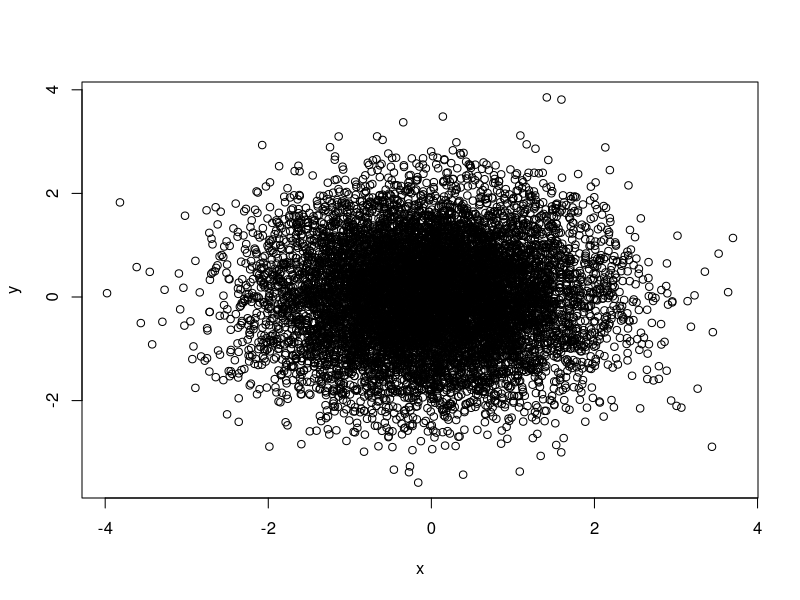

Write R code to recreate this figure. (Note: this script raises an error after producing the figure.)
library(ggplot2)
library(hexbin)

dat <- data.frame(x = rnorm(10000), y = rnorm(10000))


plot(dat)

ggplot(dat, aes(x = x, y = y)) +
  geom_hex() + coord_fixed() +
  scale_fill_gradientn(colours = viridis(256, option = "D"))

# using code from RColorBrewer to demo the palette
n = 200
image(
  1:n, 1, as.matrix(1:n),
  col = viridis(n, option = "D"),
  xlab = "viridis n", ylab = "", xaxt = "n", yaxt = "n", bty = "n"
)